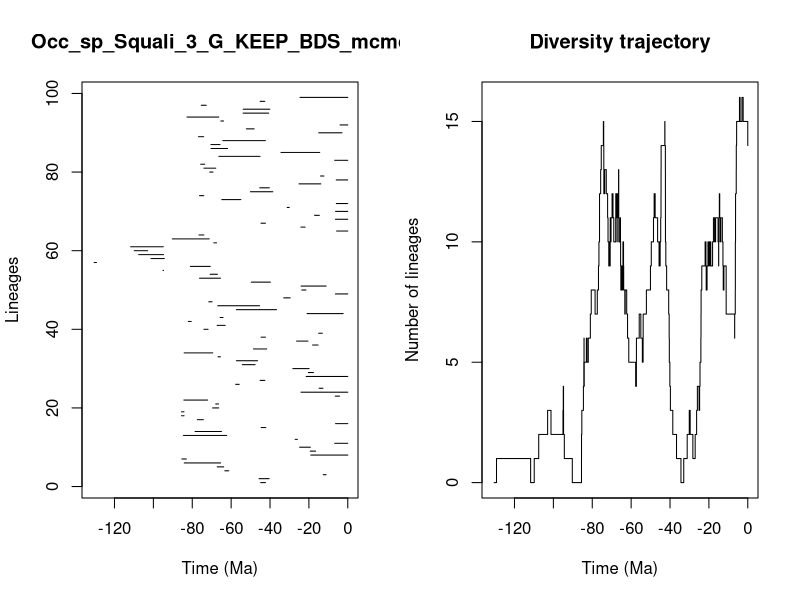

Here is the R script that generated this plot:


pdf(file='../Results/Species/5_MA_bins_EXT_EP_FT/pyrate_mcmc_logs/Occ_sp_Squali_3_G_KEEP_BDS_mcmc_LTT.pdf',width=0.6*20, height=0.6*10)
title = "Occ_sp_Squali_3_G_KEEP_BDS_mcmc"
ts=c(44.78850956878593, 45.64079160714711,12.629219387340216,63.250689709268926,67.17957107302209,84.12857501520405,85.35683767385262,19.018382758183897,19.346260136337797,24.77390913438461,6.73138366748423,27.059081672096315,84.55292191555398,78.543639740427,44.577746615563825,6.28344465947563,77.4047683521735,85.51941463463301,85.53566556860214,69.54499323833694,67.93266199129627,84.33056281433267,6.431315359668726,24.052810505468912,14.713704679142566,57.66933739081809,45.070407558687684,21.391682143248886,20.300459944602743,28.24667143569194,54.23621666318742,57.27299160463919,66.76672531817199,84.16563534671789,48.504155178670985,18.10184853893148,26.31951023948976,44.60723530665036,14.989279565253755,73.99443623055662,67.20275813183747,82.04108899088529,65.65995626684646,20.941754943293983,57.28861551616602,66.86759240354394,71.4985058722708,32.940105732660065,6.391244632063287,23.656337232258913,24.015952690625923,49.63234737607238,76.25716988303498,70.77985637550776,95.0592052131231,80.97758547330226,130.4562292035057,101.2252924579369,107.54066596941144,109.84649536417533,111.70054729014262,68.92265016256322,90.26242084665472,76.56524403703735,5.73926576215275,24.127157089091092,44.64010606486233,6.388630618602518,17.076428528648293,6.294784526554817,31.16635923147901,5.907330873499081,64.81720765899311,76.258955059214,50.06757066061935,45.2517116833263,25.062633643651395,5.937296625064415,14.020055227056877,71.0029497725223,74.0354583329755,75.67482512212307,6.750693048576288,66.31012759097466,34.369766658822975,70.33687243247708,70.42040616861274,64.29284693611729,76.80138009129077,14.954763494332592,52.154130378248105,3.9570117578558435,65.28935304996178,82.68614515754548,53.84243362110681,53.80657228037042,75.36806912678408,45.100335951948665,24.57216549933358)
te=c(42.342723996298496, 40.438048590116786,11.118252364906912,61.21749079520371,63.8293706246876,65.41571486489676,83.03196258309748,0.0,16.538362852898995,19.23896499349943,0.0,25.92760235031356,62.28404449806389,64.99408376035551,42.15483606201199,0.0,74.29099139037842,84.21514838781853,84.24220436265158,66.37586882995704,66.46639434400181,72.10334121016967,4.269380642080123,0.0,12.77488607159145,55.841745676258526,42.624634432003724,0.0,17.65962848974146,19.879087535411042,47.64707764867652,46.386393398953196,65.48924963481764,69.45158968051099,41.73767360338881,15.279579303320205,20.48774276888197,42.364882232550336,13.081278160862054,71.88775352323248,63.05125035875419,80.52110832015433,64.20890631985587,2.377453405999911,36.65588346440111,45.38687975984638,69.81573175664693,29.626684250966694,0.0,21.52343550812505,11.124656392029266,39.805024173041026,65.48651095958344,67.0424997160947,94.7570521797105,70.76048542216867,129.2510225902707,94.37014935588842,94.7723286827113,102.95811305494732,94.90393636790719,67.5036218540363,71.29164198274411,74.02969803539618,0.0,21.945508608996196,42.352001297527785,0.0,14.62808344346341,0.0,30.096557171388284,0.0,55.013384256201846,74.05826691963996,38.57357748847665,40.36000815411682,13.873266520677529,0.0,12.277873735139487,69.33017342587478,67.89784023692047,73.6093825678125,0.0,45.117206401634974,14.43026437456823,61.84190172072838,65.7262310055085,42.39400196272048,74.10656820370265,2.9902077742987747,48.160691281623365,0.0,63.912553931319515,66.36701664735723,40.677722983791064,40.080287039663375,72.79578755226487,42.683327929547694,0.0)
div_traj=c(0, 1,0,1,2,3,2,3,4,3,2,1,0,1,2,3,4,5,6,5,4,5,6,5,6,7,8,7,8,9,10,11,12,13,14,15,14,13,12,13,12,13,12,11,10,9,10,9,10,11,10,11,12,11,12,11,10,11,12,11,10,11,12,11,12,13,12,11,10,11,10,11,10,9,8,9,8,9,10,9,8,7,8,7,6,5,4,5,6,7,6,5,6,7,8,9,10,11,12,11,10,9,10,9,10,9,10,11,12,13,14,15,14,13,12,11,10,9,8,7,6,5,4,3,2,1,0,1,2,3,2,1,2,3,4,3,4,5,6,7,8,9,10,9,8,9,10,9,10,9,10,9,10,11,10,11,10,9,10,11,12,11,10,11,10,9,8,9,8,7,6,7,8,9,10,11,12,13,14,15,16,15,16,15,14)
time_events=c(130.4562292035057, 129.2510225902707,111.70054729014262,109.84649536417533,107.54066596941144,102.95811305494732,101.2252924579369,95.0592052131231,94.90393636790719,94.7723286827113,94.7570521797105,94.37014935588842,90.26242084665472,85.53566556860214,85.51941463463301,85.35683767385262,84.55292191555398,84.33056281433267,84.24220436265158,84.21514838781853,84.16563534671789,84.12857501520405,83.03196258309748,82.68614515754548,82.04108899088529,80.97758547330226,80.52110832015433,78.543639740427,77.4047683521735,76.80138009129077,76.56524403703735,76.258955059214,76.25716988303498,75.67482512212307,75.36806912678408,74.29099139037842,74.10656820370265,74.05826691963996,74.0354583329755,74.02969803539618,73.99443623055662,73.6093825678125,72.79578755226487,72.10334121016967,71.88775352323248,71.4985058722708,71.29164198274411,71.0029497725223,70.77985637550776,70.76048542216867,70.42040616861274,70.33687243247708,69.81573175664693,69.54499323833694,69.45158968051099,69.33017342587478,68.92265016256322,67.93266199129627,67.89784023692047,67.5036218540363,67.20275813183747,67.17957107302209,67.0424997160947,66.86759240354394,66.76672531817199,66.46639434400181,66.37586882995704,66.36701664735723,66.31012759097466,65.7262310055085,65.65995626684646,65.48924963481764,65.48651095958344,65.41571486489676,65.28935304996178,64.99408376035551,64.81720765899311,64.29284693611729,64.20890631985587,63.912553931319515,63.8293706246876,63.250689709268926,63.05125035875419,62.28404449806389,61.84190172072838,61.21749079520371,57.66933739081809,57.28861551616602,57.27299160463919,55.841745676258526,55.013384256201846,54.23621666318742,53.84243362110681,53.80657228037042,52.154130378248105,50.06757066061935,49.63234737607238,48.504155178670985,48.160691281623365,47.64707764867652,46.386393398953196,45.64079160714711,45.38687975984638,45.2517116833263,45.117206401634974,45.100335951948665,45.070407558687684,44.78850956878593,44.64010606486233,44.60723530665036,44.577746615563825,42.683327929547694,42.624634432003724,42.39400196272048,42.364882232550336,42.352001297527785,42.342723996298496,42.15483606201199,41.73767360338881,40.677722983791064,40.438048590116786,40.36000815411682,40.080287039663375,39.805024173041026,38.57357748847665,36.65588346440111,34.369766658822975,32.940105732660065,31.16635923147901,30.096557171388284,29.626684250966694,28.24667143569194,27.059081672096315,26.31951023948976,25.92760235031356,25.062633643651395,24.77390913438461,24.57216549933358,24.127157089091092,24.052810505468912,24.015952690625923,23.656337232258913,21.945508608996196,21.52343550812505,21.391682143248886,20.941754943293983,20.48774276888197,20.300459944602743,19.879087535411042,19.346260136337797,19.23896499349943,19.018382758183897,18.10184853893148,17.65962848974146,17.076428528648293,16.538362852898995,15.279579303320205,14.989279565253755,14.954763494332592,14.713704679142566,14.62808344346341,14.43026437456823,14.020055227056877,13.873266520677529,13.081278160862054,12.77488607159145,12.629219387340216,12.277873735139487,11.124656392029266,11.118252364906912,6.750693048576288,6.73138366748423,6.431315359668726,6.391244632063287,6.388630618602518,6.294784526554817,6.28344465947563,5.937296625064415,5.907330873499081,5.73926576215275,4.269380642080123,3.9570117578558435,2.9902077742987747,2.377453405999911,0.0)
                par(mfrow=c(1,2))
                L = length(ts)
                plot(ts, 1:L , xlim=c(-max(ts)-1,0), pch=20, type="n", main=title,xlab="Time (Ma)",ylab="Lineages")
                for (i in 1:L){segments(x0=-te[i],y0=i,x1=-ts[i],y1=i)}    
                t = -time_events
                plot(div_traj ~ t,type="s", main = "Diversity trajectory",xlab="Time (Ma)",ylab="Number of lineages",xlim=c(-max(ts)-1,0))
                abline(v=c(65,200,251,367,445),lty=2,col="gray")
                
